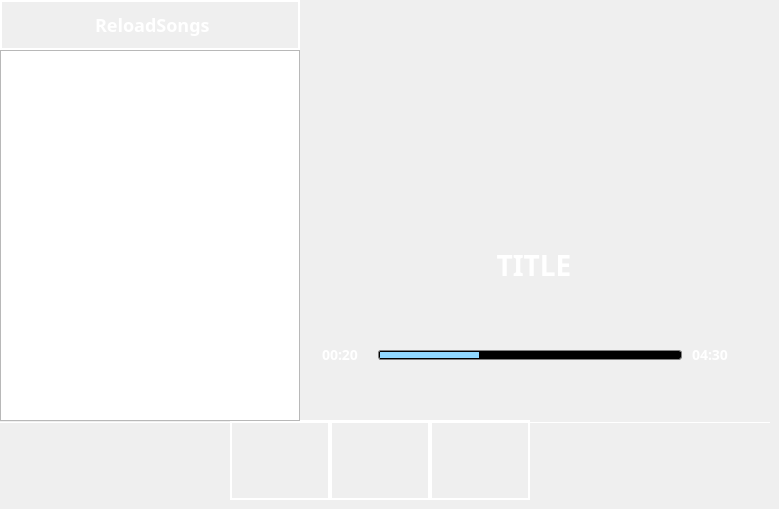
      <widget class="QWidget" name="USBTab">
       <attribute name="icon">
        <iconset resource="source.qrc">
         <normaloff>:/newPrefix/logos/USBTABICON.png</normaloff>:/newPrefix/logos/USBTABICON.png</iconset>
       </attribute>
       <attribute name="title">
        <string/>
       </attribute>
       <widget class="Line" name="USBLine">
        <property name="geometry">
         <rect>
          <x>0</x>
          <y>421</y>
          <width>770</width>
          <height>3</height>
         </rect>
        </property>
        <property name="styleSheet">
         <string notr="true">color:white;</string>
        </property>
        <property name="frameShadow">
         <enum>QFrame::Plain</enum>
        </property>
        <property name="lineWidth">
         <number>0</number>
        </property>
        <property name="orientation">
         <enum>Qt::Horizontal</enum>
        </property>
       </widget>
       <widget class="QPushButton" name="PreviousBtnUSB">
        <property name="geometry">
         <rect>
          <x>230</x>
          <y>420</y>
          <width>100</width>
          <height>80</height>
         </rect>
        </property>
        <property name="styleSheet">
         <string notr="true">border:2px solid white;</string>
        </property>
        <property name="text">
         <string/>
        </property>
        <property name="icon">
         <iconset resource="source.qrc">
          <normaloff>:/newPrefix/logos/PreviousBtnIcon.png</normaloff>:/newPrefix/logos/PreviousBtnIcon.png</iconset>
        </property>
        <property name="iconSize">
         <size>
          <width>40</width>
          <height>40</height>
         </size>
        </property>
       </widget>
       <widget class="QPushButton" name="PauseBtnUSB">
        <property name="geometry">
         <rect>
          <x>330</x>
          <y>420</y>
          <width>100</width>
          <height>80</height>
         </rect>
        </property>
        <property name="styleSheet">
         <string notr="true">border:2px solid white;</string>
        </property>
        <property name="text">
         <string/>
        </property>
        <property name="icon">
         <iconset resource="source.qrc">
          <normaloff>:/newPrefix/logos/PauseBtnIcon.png</normaloff>:/newPrefix/logos/PauseBtnIcon.png</iconset>
        </property>
        <property name="iconSize">
         <size>
          <width>40</width>
          <height>40</height>
         </size>
        </property>
       </widget>
       <widget class="QPushButton" name="NextBtnUSB">
        <property name="geometry">
         <rect>
          <x>430</x>
          <y>420</y>
          <width>100</width>
          <height>80</height>
         </rect>
        </property>
        <property name="styleSheet">
         <string notr="true">border:2px solid  white;</string>
        </property>
        <property name="text">
         <string/>
        </property>
        <property name="icon">
         <iconset resource="source.qrc">
          <normaloff>:/newPrefix/logos/NextBtnBLE.png</normaloff>:/newPrefix/logos/NextBtnBLE.png</iconset>
        </property>
        <property name="iconSize">
         <size>
          <width>40</width>
          <height>40</height>
         </size>
        </property>
       </widget>
       <widget class="QLabel" name="TrackIconUSB">
        <property name="geometry">
         <rect>
          <x>448</x>
          <y>40</y>
          <width>180</width>
          <height>180</height>
         </rect>
        </property>
        <property name="text">
         <string/>
        </property>
        <property name="pixmap">
         <pixmap resource="source.qrc">:/newPrefix/logos/TrackIConBLE.png</pixmap>
        </property>
       </widget>
       <widget class="QLabel" name="SongNameLabeUSB">
        <property name="geometry">
         <rect>
          <x>384</x>
          <y>250</y>
          <width>300</width>
          <height>30</height>
         </rect>
        </property>
        <property name="styleSheet">
         <string notr="true">font-family: Plus Jakarta Sans;
font-style: normal;
font-weight: 500;
font-size: 28px;
line-height: 35px;

color: #FFFFFF;</string>
        </property>
        <property name="text">
         <string>TITLE</string>
        </property>
        <property name="alignment">
         <set>Qt::AlignCenter</set>
        </property>
       </widget>
       <widget class="QProgressBar" name="ProgressBarUSB">
        <property name="geometry">
         <rect>
          <x>378</x>
          <y>350</y>
          <width>304</width>
          <height>10</height>
         </rect>
        </property>
        <property name="styleSheet">
         <string notr="true">QProgressBar:horizontal {
border: 1px solid gray;
border-radius: 3px;
background: Black;
padding: 1px;
}
QProgressBar::chunk:horizontal {
background: #90D8FF;
}</string>
        </property>
        <property name="minimum">
         <number>0</number>
        </property>
        <property name="value">
         <number>33</number>
        </property>
        <property name="alignment">
         <set>Qt::AlignCenter</set>
        </property>
        <property name="textVisible">
         <bool>false</bool>
        </property>
        <property name="invertedAppearance">
         <bool>false</bool>
        </property>
        <property name="textDirection">
         <enum>QProgressBar::TopToBottom</enum>
        </property>
        <property name="format">
         <string>%p%</string>
        </property>
       </widget>
       <widget class="QPushButton" name="SongLoadButtonUSB">
        <property name="geometry">
         <rect>
          <x>0</x>
          <y>0</y>
          <width>300</width>
          <height>50</height>
         </rect>
        </property>
        <property name="sizePolicy">
         <sizepolicy hsizetype="Minimum" vsizetype="Fixed">
          <horstretch>0</horstretch>
          <verstretch>0</verstretch>
         </sizepolicy>
        </property>
        <property name="font">
         <font>
          <family>Plus Jakarta Sans</family>
          <pointsize>-1</pointsize>
          <weight>62</weight>
          <italic>false</italic>
          <bold>true</bold>
         </font>
        </property>
        <property name="layoutDirection">
         <enum>Qt::LeftToRight</enum>
        </property>
        <property name="styleSheet">
         <string notr="true">font-family: Plus Jakarta Sans;
font-style: normal;
font-weight: 500;
font-size: 18px;
line-height: 23px;
/* identical to box height */


color: #FFFFFF;
border: 2px solid rgb(255, 255, 255);</string>
        </property>
        <property name="text">
         <string> ReloadSongs</string>
        </property>
        <property name="icon">
         <iconset resource="source.qrc">
          <normaloff>:/newPrefix/logos/ReloadButtonIcon.png</normaloff>:/newPrefix/logos/ReloadButtonIcon.png</iconset>
        </property>
        <property name="iconSize">
         <size>
          <width>20</width>
          <height>20</height>
         </size>
        </property>
        <property name="autoDefault">
         <bool>false</bool>
        </property>
        <property name="default">
         <bool>false</bool>
        </property>
        <property name="flat">
         <bool>false</bool>
        </property>
       </widget>
       <widget class="QListWidget" name="SongListWidgetUSB">
        <property name="geometry">
         <rect>
          <x>0</x>
          <y>50</y>
          <width>300</width>
          <height>371</height>
         </rect>
        </property>
       </widget>
       <widget class="QLabel" name="SongStartTimeLabelUSB">
        <property name="geometry">
         <rect>
          <x>322</x>
          <y>346</y>
          <width>44</width>
          <height>18</height>
         </rect>
        </property>
        <property name="styleSheet">
         <string notr="true">font-family: Plus Jakarta Sans;
font-style: normal;
font-weight: 500;
font-size: 14px;
line-height: 18px;
/* identical to box height */


color: #FFFFFF;</string>
        </property>
        <property name="text">
         <string>00:20</string>
        </property>
       </widget>
       <widget class="QLabel" name="SongEndTimeLabelUSB">
        <property name="geometry">
         <rect>
          <x>692</x>
          <y>346</y>
          <width>43</width>
          <height>18</height>
         </rect>
        </property>
        <property name="styleSheet">
         <string notr="true">font-family: Plus Jakarta Sans;
font-style: normal;
font-weight: 500;
font-size: 14px;
line-height: 18px;
/* identical to box height */


color: #FFFFFF;
</string>
        </property>
        <property name="text">
         <string>04:30</string>
        </property>
       </widget>
       <zorder>ProgressBarUSB</zorder>
       <zorder>USBLine</zorder>
       <zorder>PreviousBtnUSB</zorder>
       <zorder>PauseBtnUSB</zorder>
       <zorder>NextBtnUSB</zorder>
       <zorder>TrackIconUSB</zorder>
       <zorder>SongNameLabeUSB</zorder>
       <zorder>SongLoadButtonUSB</zorder>
       <zorder>SongListWidgetUSB</zorder>
       <zorder>SongStartTimeLabelUSB</zorder>
       <zorder>SongEndTimeLabelUSB</zorder>
      </widget>
